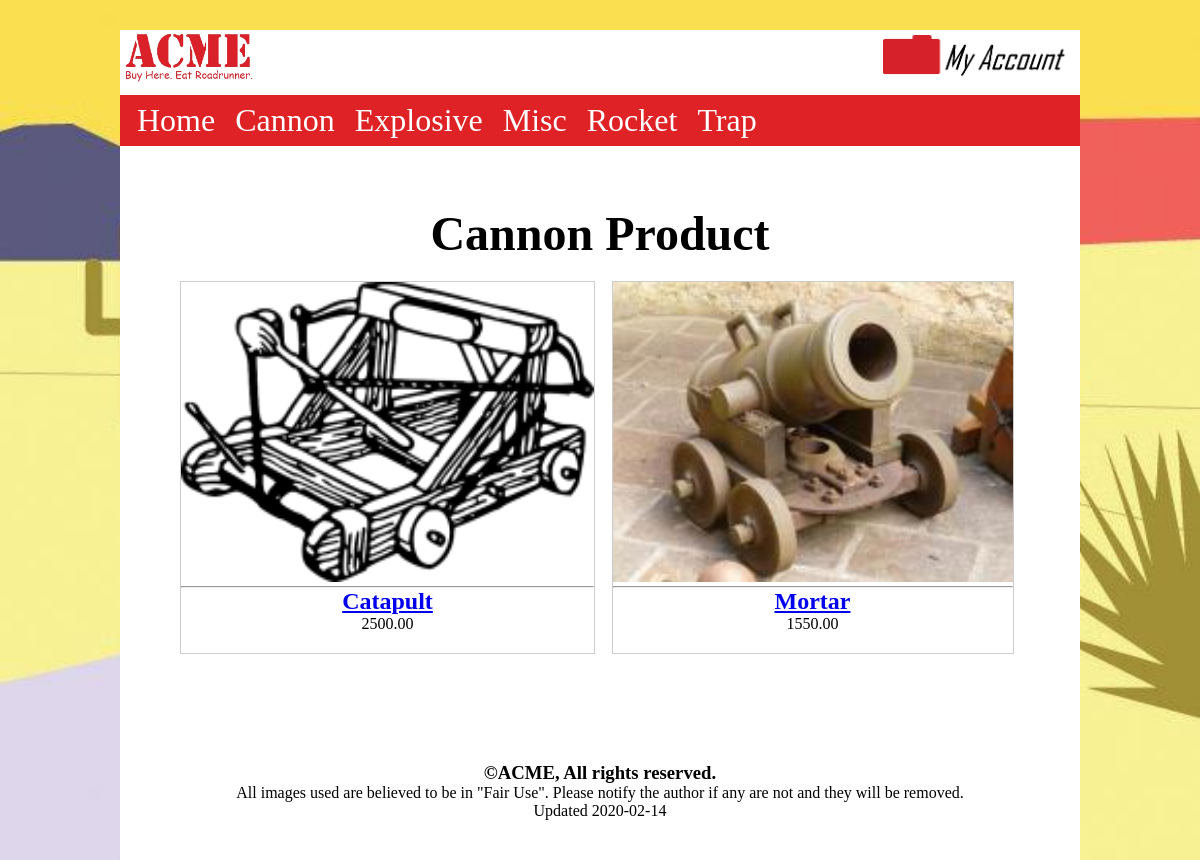
Page /products/?action=category&categoryName=Cannon on the committed database.
### tables this page shows
CREATE TABLE `categories` (
  `categoryId` int(10) UNSIGNED NOT NULL,
  `categoryName` varchar(30) NOT NULL
);

CREATE TABLE `inventory` (
  `invId` int(10) UNSIGNED NOT NULL,
  `invName` varchar(50) NOT NULL DEFAULT '',
  `invDescription` text NOT NULL,
  `invImage` varchar(50) NOT NULL DEFAULT '',
  `invThumbnail` varchar(50) NOT NULL DEFAULT '',
  `invPrice` decimal(10,2) NOT NULL DEFAULT 0.00,
  `invStock` smallint(6) NOT NULL DEFAULT 0,
  `invSize` smallint(6) NOT NULL DEFAULT 0,
  `invWeight` smallint(6) NOT NULL DEFAULT 0,
  `invLocation` varchar(35) NOT NULL DEFAULT '',
  `categoryId` int(10) UNSIGNED NOT NULL,
  `invVendor` varchar(20) NOT NULL DEFAULT '',
  `invStyle` varchar(20) NOT NULL DEFAULT ''
);

### model/acme-model.php (called while the page is built, shortened)
<?php
function getCategories(){
 $db = acmeConnect();
 $sql = 'SELECT categoryName FROM categories ORDER BY categoryName ASC';
 $stmt = $db->prepare($sql);
 $stmt->execute();
 $categories = $stmt->fetchAll();
 return $categories;
}

### model/products_model.php (called while the page is built, shortened)
<?php
   function getProductsByCategoryname($categoryName){
	$db = acmeConnect();
	$sql = 'SELECT * FROM inventory WHERE categoryId IN (SELECT categoryId FROM categories WHERE categoryName = :categoryName)';
	$stmt = $db->prepare($sql);
	$stmt->bindValue(':categoryName', $categoryName, PDO::PARAM_STR);
	$stmt->execute();
	$products = $stmt->fetchAll(PDO::FETCH_ASSOC);
	return $products;
   }

### library/functions.php (the view, shortened to what this page needs)
<?php
function buildNav($categories){
 $navList = '<ul>';
 $navList .= "<li><a href='../index.php' title='View the Acme home page'>Home</a></li>";
 foreach ($categories as $category) {
  $navList .= "<li><a href='../products/?action=category&categoryName=".urlencode($category['categoryName'])."' title='View our $category[categoryName] product line'>$category[categoryName]</a></li>";
 }
 $navList .= '</ul>';
 return $navList;
}
function buildID($categoriesID,$navList,$categories){
   $indexCatIDtryarray = 0;
   $catNames = array();
   foreach ($categories as $category) {
    $navList .= "<li><a href='../products/?action=category&categoryName=".urlencode($category['categoryName'])."' title='View our $category[categoryName] product line'>$category[categoryName]</a></li>";
      $catNames[$indexCatIDtryarray] = urlencode($category['categoryName']);
       $indexCatIDtryarray = $indexCatIDtryarray + 1;
   }
   $navList .= '</ul>';
    $indexCatIDtryarray = 0;
    $catList = '<select name="categoryId" id="categoryId" class="message3">';
    $catList .= '<option value="Choose a category">Choose a category</option>';
    foreach ($categoriesID as $categoryID) {
        $catList .= '<option value="'.urlencode($categoryID['categoryId']).'" class="big">'.$catNames[$indexCatIDtryarray].'</option>';
        $indexCatIDtryarray = $indexCatIDtryarray + 1;
    }
    $catList .= '</select>';
    return $catList;
}
function buildProductsDisplay($products){
    $pd = '<ul id="prod-display">';
    foreach ($products as $product) {
     $pd .= '<li>';
     $pd .= "<a href ='../products?action=view-product&id=$product[invId]'><img src='$product[invThumbnail]' alt='Image of $product[invName] on Acme.com'></a>";
     $pd .= '<hr>';
     $pd .= "<a href ='../products?action=view-product&id=$product[invId]'><h2>$product[invName]</h2></a>";
     $pd .= "<span>$product[invPrice]</span>";
     $pd .= '</li>';
    }
    $pd .= '</ul>';
    return $pd;
   }

### products/index.php (shortened to what this page needs)
<?php
 require_once '../model/acme-model.php';
 require  '../model/products_model.php';
 require_once '../library/functions.php';
$categories = getCategories();
$navList = buildNav($categories);
   $action = filter_input(INPUT_POST, 'action', FILTER_SANITIZE_STRING);
   if ($action == NULL){
    $action = filter_input(INPUT_GET, 'action', FILTER_SANITIZE_STRING);
   }
  switch ($action){
    case 'category':
        $categoryName = filter_input(INPUT_GET, 'categoryName', FILTER_SANITIZE_STRING);
        $products = getProductsByCategoryname($categoryName);
        if(!count($products)){
            $message = "<p class='notice'>Sorry, no $categoryName products could be found.</p>";
        } else {
            $prodDisplay = buildProductsDisplay($products);
        }
        include '../view/category.php';
    break;
}

### view/category.php (shortened to what this page needs)
 ?><!DOCTYPE html>
<html lang="en-us">
<head>
  <link rel="stylesheet" href="../css/style.css">
</head>
<body>
  <header>
  <?php include '../common/header.php';?>
  </header>
   <nav>
   <?php echo $navList;?>
  </nav>
  <main>
  <h1 class="title"><?php echo $categoryName; ?> Product</h1>
    <?php if(isset($prodDisplay)){
          echo $prodDisplay;
      }
      ?>
 </main>
    <footer>
    <?php include '../common/footer.php';?>
  </footer>
</body>
</html>

### common/header.php
       <div class="topimg">
	<div>
		<a href="/"><img class="conthead" src="../images/site/logo.gif" alt="logo"></a>
	</div>
	<div>
			<?php
                          if (isset($_SESSION['loggedin'])) {
                              echo "<div class='logout'><a href='../accounts/index.php?action=logOut'>Log Out</a></div>";
                              echo "<div><a href='../accounts/index.php?action=admin'><span class='folder'>Welcome $cookieFirstname</span></a></div>";
                          } else {
                              echo "<a href='../accounts/index.php?action=login'><img class='folder' src='../images/site/folder.gif' alt='folder'></a>";
					}
				?>
	</div>
</div>

### common/footer.php
<h3>&copy;ACME, All rights reserved.</h3>
<p>All images used are believed to be in "Fair Use". Please notify the author if any are not and they will be removed. </p>
<p>Updated <?php echo date('Y-m-d'); ?> </p>

### rows in the picture
categories: categoryName "Cannon"
categories: categoryName "Explosive"
categories: categoryName "Misc"
categories: categoryName "Rocket"
categories: categoryName "Trap"
inventory: invThumbnail (picture), invName "Catapult", invPrice "2500.00"
inventory: invThumbnail (picture), invName "Mortar", invPrice "1550.00"

### other values in the picture
$categoryName "Cannon"
